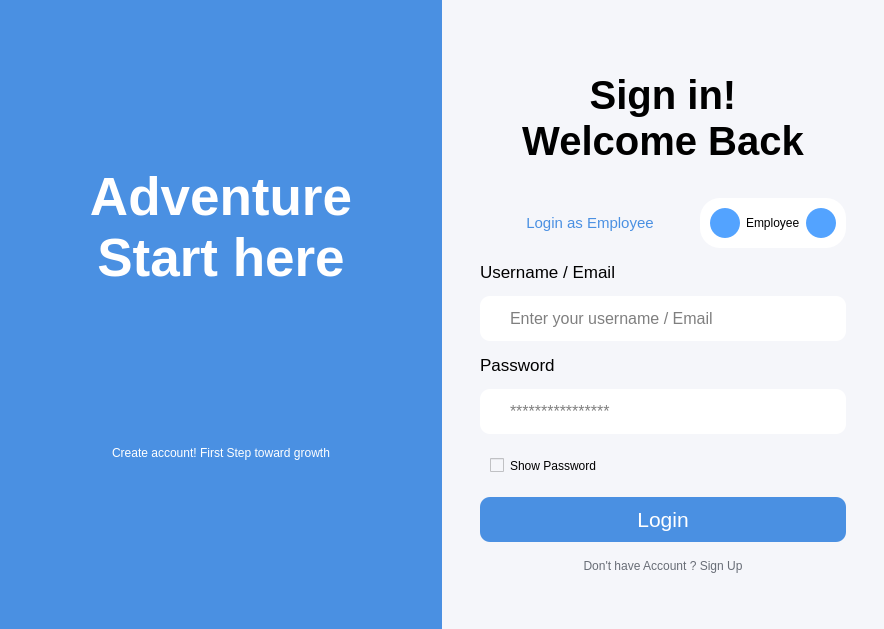
<?xml version="1.0" encoding="UTF-8"?>
<ui version="4.0">
 <class>MainWindow</class>
 <widget class="QMainWindow" name="MainWindow">
  <property name="geometry">
   <rect>
    <x>0</x>
    <y>0</y>
    <width>884</width>
    <height>629</height>
   </rect>
  </property>
  <property name="windowTitle">
   <string>IMS : Inventory Management System</string>
  </property>
  <property name="windowIcon">
   <iconset>
    <normalon>:/resources/logo/logo.png</normalon>
   </iconset>
  </property>
  <property name="styleSheet">
   <string notr="true"/>
  </property>
  <widget class="QWidget" name="centralwidget">
   <property name="styleSheet">
    <string notr="true">background-color: #F5F6FA;</string>
   </property>
   <layout class="QHBoxLayout" name="horizontalLayout_2">
    <property name="spacing">
     <number>0</number>
    </property>
    <property name="leftMargin">
     <number>0</number>
    </property>
    <property name="topMargin">
     <number>0</number>
    </property>
    <property name="rightMargin">
     <number>0</number>
    </property>
    <property name="bottomMargin">
     <number>0</number>
    </property>
    <item>
     <widget class="QFrame" name="horizontalFrame">
      <property name="styleSheet">
       <string notr="true">background-color: rgb(74, 144, 226);</string>
      </property>
      <layout class="QHBoxLayout" name="horizontalLayout_5">
       <item>
        <layout class="QVBoxLayout" name="verticalLayout_5">
         <property name="spacing">
          <number>0</number>
         </property>
         <item>
          <widget class="QLabel" name="label_5">
           <property name="sizePolicy">
            <sizepolicy hsizetype="Preferred" vsizetype="Fixed">
             <horstretch>0</horstretch>
             <verstretch>0</verstretch>
            </sizepolicy>
           </property>
           <property name="font">
            <font>
             <family>Segoe UI</family>
             <pointsize>40</pointsize>
             <bold>true</bold>
            </font>
           </property>
           <property name="styleSheet">
            <string notr="true">color: rgb(255, 255, 255);</string>
           </property>
           <property name="text">
            <string>Adventure
Start here</string>
           </property>
           <property name="alignment">
            <set>Qt::AlignmentFlag::AlignCenter</set>
           </property>
          </widget>
         </item>
         <item>
          <widget class="QLabel" name="label_6">
           <property name="sizePolicy">
            <sizepolicy hsizetype="Preferred" vsizetype="Fixed">
             <horstretch>0</horstretch>
             <verstretch>0</verstretch>
            </sizepolicy>
           </property>
           <property name="styleSheet">
            <string notr="true">color: rgb(255, 255, 255);</string>
           </property>
           <property name="text">
            <string>Create account! First Step toward growth</string>
           </property>
           <property name="alignment">
            <set>Qt::AlignmentFlag::AlignCenter</set>
           </property>
          </widget>
         </item>
        </layout>
       </item>
      </layout>
     </widget>
    </item>
    <item>
     <widget class="QFrame" name="horizontalFrame">
      <property name="styleSheet">
       <string notr="true">padding:0;
margin:0;</string>
      </property>
      <layout class="QHBoxLayout" name="horizontalLayout_3">
       <item>
        <widget class="QFrame" name="frame">
         <property name="font">
          <font>
           <family>Sans Serif Collection</family>
          </font>
         </property>
         <property name="styleSheet">
          <string notr="true">color:rgb(0, 0, 0);
padding:20px;
background-color: #F5F6FA;
border:none;</string>
         </property>
         <property name="frameShape">
          <enum>QFrame::Shape::StyledPanel</enum>
         </property>
         <property name="frameShadow">
          <enum>QFrame::Shadow::Raised</enum>
         </property>
         <layout class="QHBoxLayout" name="horizontalLayout_4">
          <property name="spacing">
           <number>0</number>
          </property>
          <property name="leftMargin">
           <number>9</number>
          </property>
          <item>
           <layout class="QVBoxLayout" name="verticalLayout_4">
            <property name="sizeConstraint">
             <enum>QLayout::SizeConstraint::SetFixedSize</enum>
            </property>
            <item>
             <widget class="QLabel" name="label">
              <property name="sizePolicy">
               <sizepolicy hsizetype="Preferred" vsizetype="Fixed">
                <horstretch>0</horstretch>
                <verstretch>0</verstretch>
               </sizepolicy>
              </property>
              <property name="font">
               <font>
                <family>Segoe UI</family>
                <pointsize>30</pointsize>
                <bold>true</bold>
               </font>
              </property>
              <property name="text">
               <string>Sign in!
Welcome Back</string>
              </property>
              <property name="alignment">
               <set>Qt::AlignmentFlag::AlignCenter</set>
              </property>
             </widget>
            </item>
            <item>
             <widget class="QFrame" name="horizontalFrame">
              <property name="sizePolicy">
               <sizepolicy hsizetype="Preferred" vsizetype="Fixed">
                <horstretch>0</horstretch>
                <verstretch>0</verstretch>
               </sizepolicy>
              </property>
              <property name="styleSheet">
               <string notr="true">padding: 0;
margin: 0;</string>
              </property>
              <layout class="QHBoxLayout" name="horizontalLayout_8">
               <property name="spacing">
                <number>0</number>
               </property>
               <property name="leftMargin">
                <number>0</number>
               </property>
               <property name="topMargin">
                <number>0</number>
               </property>
               <property name="rightMargin">
                <number>0</number>
               </property>
               <property name="bottomMargin">
                <number>0</number>
               </property>
               <item>
                <widget class="QLabel" name="title_job_label">
                 <property name="sizePolicy">
                  <sizepolicy hsizetype="Preferred" vsizetype="Fixed">
                   <horstretch>0</horstretch>
                   <verstretch>0</verstretch>
                  </sizepolicy>
                 </property>
                 <property name="font">
                  <font>
                   <family>Segoe UI</family>
                   <pointsize>11</pointsize>
                   <fontweight>DemiBold</fontweight>
                  </font>
                 </property>
                 <property name="styleSheet">
                  <string notr="true">color: rgb(74, 144, 226);</string>
                 </property>
                 <property name="text">
                  <string>Login as Employee</string>
                 </property>
                 <property name="alignment">
                  <set>Qt::AlignmentFlag::AlignCenter</set>
                 </property>
                </widget>
               </item>
               <item>
                <widget class="QFrame" name="toggle_frame">
                 <property name="sizePolicy">
                  <sizepolicy hsizetype="Fixed" vsizetype="Fixed">
                   <horstretch>0</horstretch>
                   <verstretch>0</verstretch>
                  </sizepolicy>
                 </property>
                 <property name="styleSheet">
                  <string notr="true">background-color: rgb(255, 255, 255);
padding:0;
margin:0;
border-radius:20px</string>
                 </property>
                 <layout class="QHBoxLayout" name="horizontalLayout_7">
                  <property name="leftMargin">
                   <number>10</number>
                  </property>
                  <property name="topMargin">
                   <number>10</number>
                  </property>
                  <property name="rightMargin">
                   <number>10</number>
                  </property>
                  <property name="bottomMargin">
                   <number>10</number>
                  </property>
                  <item>
                   <widget class="QPushButton" name="toggle_button_main_circle">
                    <property name="sizePolicy">
                     <sizepolicy hsizetype="Fixed" vsizetype="Fixed">
                      <horstretch>0</horstretch>
                      <verstretch>0</verstretch>
                     </sizepolicy>
                    </property>
                    <property name="minimumSize">
                     <size>
                      <width>30</width>
                      <height>30</height>
                     </size>
                    </property>
                    <property name="maximumSize">
                     <size>
                      <width>30</width>
                      <height>30</height>
                     </size>
                    </property>
                    <property name="cursor">
                     <cursorShape>PointingHandCursor</cursorShape>
                    </property>
                    <property name="styleSheet">
                     <string notr="true">QPushButton{
padding:10px;
background-color: rgb(83, 163, 255);
border-radius:15px;
}
QPushButton:hover{
	background-color: rgb(74, 144, 226);
}</string>
                    </property>
                    <property name="text">
                     <string/>
                    </property>
                    <property name="icon">
                     <iconset>
                      <normalon>:/resources/other_icons/change.svg</normalon>
                     </iconset>
                    </property>
                    <property name="iconSize">
                     <size>
                      <width>24</width>
                      <height>24</height>
                     </size>
                    </property>
                   </widget>
                  </item>
                  <item>
                   <widget class="QLabel" name="toogle_status_label">
                    <property name="text">
                     <string>Employee</string>
                    </property>
                   </widget>
                  </item>
                  <item>
                   <widget class="QPushButton" name="toggle_button_admin_circle">
                    <property name="minimumSize">
                     <size>
                      <width>30</width>
                      <height>30</height>
                     </size>
                    </property>
                    <property name="maximumSize">
                     <size>
                      <width>30</width>
                      <height>30</height>
                     </size>
                    </property>
                    <property name="cursor">
                     <cursorShape>PointingHandCursor</cursorShape>
                    </property>
                    <property name="styleSheet">
                     <string notr="true">QPushButton{
padding:10px;
background-color: rgb(83, 163, 255);
border-radius:15px;
}
QPushButton:hover{
	background-color: rgb(74, 144, 226);
}</string>
                    </property>
                    <property name="text">
                     <string/>
                    </property>
                    <property name="icon">
                     <iconset>
                      <normalon>:/resources/other_icons/change.svg</normalon>
                     </iconset>
                    </property>
                    <property name="iconSize">
                     <size>
                      <width>24</width>
                      <height>24</height>
                     </size>
                    </property>
                   </widget>
                  </item>
                 </layout>
                </widget>
               </item>
              </layout>
             </widget>
            </item>
            <item>
             <widget class="QLabel" name="label_3">
              <property name="sizePolicy">
               <sizepolicy hsizetype="Preferred" vsizetype="Fixed">
                <horstretch>0</horstretch>
                <verstretch>0</verstretch>
               </sizepolicy>
              </property>
              <property name="font">
               <font>
                <pointsize>13</pointsize>
               </font>
              </property>
              <property name="styleSheet">
               <string notr="true">padding:0;</string>
              </property>
              <property name="text">
               <string>Username / Email</string>
              </property>
             </widget>
            </item>
            <item>
             <widget class="QFrame" name="horizontalFrame_2">
              <property name="sizePolicy">
               <sizepolicy hsizetype="Preferred" vsizetype="Fixed">
                <horstretch>0</horstretch>
                <verstretch>0</verstretch>
               </sizepolicy>
              </property>
              <property name="styleSheet">
               <string notr="true">padding:0;
background-color: rgb(255, 255, 255);
border-radius:10px;</string>
              </property>
              <layout class="QHBoxLayout" name="horizontalLayout">
               <property name="leftMargin">
                <number>5</number>
               </property>
               <property name="topMargin">
                <number>2</number>
               </property>
               <property name="rightMargin">
                <number>2</number>
               </property>
               <property name="bottomMargin">
                <number>2</number>
               </property>
               <item>
                <widget class="QLabel" name="label_8">
                 <property name="sizePolicy">
                  <sizepolicy hsizetype="Fixed" vsizetype="Fixed">
                   <horstretch>0</horstretch>
                   <verstretch>0</verstretch>
                  </sizepolicy>
                 </property>
                 <property name="text">
                  <string/>
                 </property>
                 <property name="pixmap">
                  <pixmap resource="resources.qrc">:/resources/icons/email.svg</pixmap>
                 </property>
                 <property name="scaledContents">
                  <bool>true</bool>
                 </property>
                </widget>
               </item>
               <item>
                <widget class="QLineEdit" name="username_lineEdit">
                 <property name="sizePolicy">
                  <sizepolicy hsizetype="Preferred" vsizetype="Fixed">
                   <horstretch>0</horstretch>
                   <verstretch>0</verstretch>
                  </sizepolicy>
                 </property>
                 <property name="font">
                  <font>
                   <pointsize>12</pointsize>
                  </font>
                 </property>
                 <property name="styleSheet">
                  <string notr="true">padding:10px;
border:none;</string>
                 </property>
                 <property name="placeholderText">
                  <string>Enter your username / Email</string>
                 </property>
                </widget>
               </item>
              </layout>
             </widget>
            </item>
            <item>
             <widget class="QLabel" name="label_4">
              <property name="sizePolicy">
               <sizepolicy hsizetype="Preferred" vsizetype="Fixed">
                <horstretch>0</horstretch>
                <verstretch>0</verstretch>
               </sizepolicy>
              </property>
              <property name="font">
               <font>
                <pointsize>13</pointsize>
               </font>
              </property>
              <property name="styleSheet">
               <string notr="true">padding:0;</string>
              </property>
              <property name="text">
               <string>Password</string>
              </property>
             </widget>
            </item>
            <item>
             <widget class="QFrame" name="horizontalFrame_2">
              <property name="sizePolicy">
               <sizepolicy hsizetype="Preferred" vsizetype="Fixed">
                <horstretch>0</horstretch>
                <verstretch>0</verstretch>
               </sizepolicy>
              </property>
              <property name="styleSheet">
               <string notr="true">padding:0;
background-color: rgb(255, 255, 255);
border-radius:10px;</string>
              </property>
              <layout class="QHBoxLayout" name="horizontalLayout_6">
               <property name="leftMargin">
                <number>5</number>
               </property>
               <property name="topMargin">
                <number>2</number>
               </property>
               <property name="rightMargin">
                <number>2</number>
               </property>
               <property name="bottomMargin">
                <number>2</number>
               </property>
               <item>
                <widget class="QLabel" name="label_9">
                 <property name="sizePolicy">
                  <sizepolicy hsizetype="Fixed" vsizetype="Fixed">
                   <horstretch>0</horstretch>
                   <verstretch>0</verstretch>
                  </sizepolicy>
                 </property>
                 <property name="text">
                  <string/>
                 </property>
                 <property name="pixmap">
                  <pixmap resource="resources.qrc">:/resources/icons/password.svg</pixmap>
                 </property>
                 <property name="scaledContents">
                  <bool>true</bool>
                 </property>
                </widget>
               </item>
               <item>
                <widget class="QLineEdit" name="pass_lineEdit">
                 <property name="sizePolicy">
                  <sizepolicy hsizetype="Preferred" vsizetype="Fixed">
                   <horstretch>0</horstretch>
                   <verstretch>0</verstretch>
                  </sizepolicy>
                 </property>
                 <property name="font">
                  <font>
                   <pointsize>12</pointsize>
                  </font>
                 </property>
                 <property name="styleSheet">
                  <string notr="true">padding:10px;
border:none;</string>
                 </property>
                 <property name="echoMode">
                  <enum>QLineEdit::EchoMode::Password</enum>
                 </property>
                 <property name="placeholderText">
                  <string>****************</string>
                 </property>
                </widget>
               </item>
              </layout>
             </widget>
            </item>
            <item>
             <widget class="QCheckBox" name="checkBox">
              <property name="styleSheet">
               <string notr="true">padding:10px;</string>
              </property>
              <property name="text">
               <string>Show Password</string>
              </property>
             </widget>
            </item>
            <item>
             <widget class="QPushButton" name="login_btn">
              <property name="font">
               <font>
                <pointsize>16</pointsize>
                <kerning>true</kerning>
               </font>
              </property>
              <property name="styleSheet">
               <string notr="true">QPushButton{
background-color: rgb(74, 144, 226);
color:white;
padding:10px;
border-radius:10px;
}
QPushButton:hover{
background-color:rgb(14, 28, 44) ;
}</string>
              </property>
              <property name="text">
               <string>Login</string>
              </property>
              <property name="flat">
               <bool>false</bool>
              </property>
             </widget>
            </item>
            <item>
             <widget class="QPushButton" name="pushButton">
              <property name="maximumSize">
               <size>
                <width>16777215</width>
                <height>20</height>
               </size>
              </property>
              <property name="styleSheet">
               <string notr="true">QPushButton{
padding:0;
color: rgb(104, 109, 118);
}
QPushButton:hover{
	color: rgb(74, 144, 226);
}</string>
              </property>
              <property name="text">
               <string>Don't have Account ? Sign Up</string>
              </property>
              <property name="flat">
               <bool>false</bool>
              </property>
             </widget>
            </item>
           </layout>
          </item>
         </layout>
        </widget>
       </item>
      </layout>
     </widget>
    </item>
   </layout>
  </widget>
 </widget>
 <resources>
  <include location="resources.qrc"/>
 </resources>
 <connections/>
</ui>
